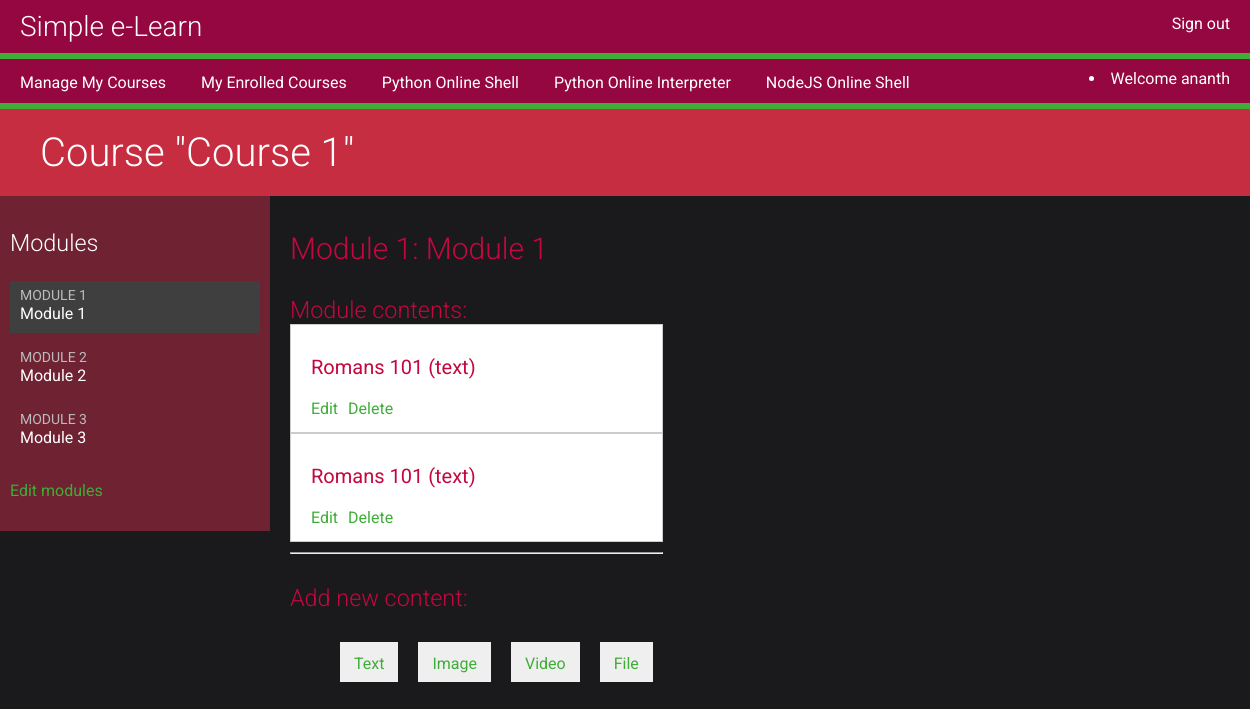
The page /course/module/1/ (signed in) on the database its author committed.
### courses/models.py (models this page shows, shortened)
class Course(models.Model):
	owner = models.ForeignKey(User,related_name='courses_created', on_delete=models.CASCADE)
	subject = models.ForeignKey(Subject,related_name='courses', on_delete=models.CASCADE)
	title = models.CharField(max_length=200)
	slug = models.SlugField(max_length=200, unique=True)
	overview = models.TextField()
	created = models.DateTimeField(auto_now_add=True)
	students = models.ManyToManyField(User,related_name='courses_joined',blank=True)
	class Meta:
		ordering = ('-created',)

class Module(models.Model):
	course = models.ForeignKey(Course, related_name='modules', on_delete=models.CASCADE)
	title = models.CharField(max_length=200)
	description = models.TextField(blank=True)
	order = OrderField(blank=True, for_fields=['course'])
	class Meta:
		ordering = ['order']

class Content(models.Model):
	module = models.ForeignKey(Module, related_name='contents', on_delete=models.CASCADE)
	content_type = models.ForeignKey(ContentType,limit_choices_to={'model__in':('text','video','image','file')}, on_delete=models.CASCADE)
	object_id = models.PositiveIntegerField()
	item = GenericForeignKey('content_type', 'object_id')
	order = OrderField(blank=True, for_fields=['module'])
	class Meta:
		ordering = ['order']

class ItemBase(models.Model):
	owner = models.ForeignKey(User,related_name='%(class)s_related', on_delete=models.CASCADE)
	title = models.CharField(max_length=250)
	created = models.DateTimeField(auto_now_add=True)
	updated = models.DateTimeField(auto_now=True)
	class Meta:
		abstract = True
	def __str__(self):
		return self.title

class Text(ItemBase):
	content = models.TextField()

### courses/views.py (the view)
# urls.py: url(r'^module/(?P<module_id>\d+)/$',views.ModuleContentListView.as_view(),name='module_content_list'),
class ModuleContentListView(TemplateResponseMixin, View):
    template_name = 'courses/manage/module/content_list.html'
    def get(self, request, module_id):
        module = get_object_or_404(Module,
                                   id=module_id,
                                   course__owner=request.user)
        return self.render_to_response({'module': module})

### courses/templatetags/course.py (called while the page is built)
@register.filter
def model_name(obj):
    try:
        return obj._meta.model_name
    except AttributeError:
        return None

### courses/templates/courses/manage/module/content_list.html (shortened to what this page needs)
{% extends "base.html" %}
{% load course %}
{% block content %}
{% with course=module.course %}
    <h1>Course "{{ course.title }}"</h1>
    <div class="contents">
        <h3>Modules</h3>
        <ul id="modules">
        {% for m in course.modules.all %}
            <li data-id="{{ m.id }}" {% if m == module %}class="selected"{% endif %}>
                <a href="{% url "module_content_list" m.id %}">
                    <span>
                        Module <span class="order">{{ m.order|add:1 }}</span>
                    </span>
                    <br>
                    {{ m.title }}
                </a>
            </li>
        {% empty %}
            <li>No modules yet.</li>
        {% endfor %}
        </ul>
        <p><a href="{% url "course_module_update" course.id %}">Edit modules</a></p>
    </div>
    <div class="module">
        <h2>Module {{ module.order|add:1 }}: {{ module.title }}</h2>
        <h3>Module contents:</h3>
        <div id="module-contents">
            {% for content in module.contents.all %}
            <div data-id="{{ content.id }}">
                {% with item=content.item %}
                    <p>{{ item }} ({{ item|model_name }})</p>
                    <a href="{% url "module_content_update" module.id item|model_name item.id %}">Edit</a>
                    <form action="{% url "module_content_delete" content.id %}" method="post">
                        <input type="submit" value="Delete">
                    </form>
                {% endwith %}
            </div>
            {% empty %}
                <p>This module has no contents yet.</p>
            {% endfor %}
        </div>
        <hr>
        <h3>Add new content:</h3>
        <ul class="content-types">
            <li><a href="{% url "module_content_create" module.id "text" %}">Text</a></li>
            <li><a href="{% url "module_content_create" module.id "image" %}">Image</a></li>
            <li><a href="{% url "module_content_create" module.id "video" %}">Video</a></li>
            <li><a href="{% url "module_content_create" module.id "file" %}">File</a></li>
        </ul>
    </div>
{% endwith %}
{% endblock %}

### courses/templates/base.html (shortened to what this page needs)
{% load staticfiles %}
<!DOCTYPE html>
<html>
<head>
    <link href="{% static "css/base.css" %}" rel="stylesheet">
</head>
<body>
    <div id="header">
        <a href="/" class="logo">Simple e-Learn</a>
        <ul class="menu">
            {% if request.user.is_authenticated %}
                <li><a href="{% url "logout" %}">Sign out</a></li>
            {% else %}
                <li><a href="{% url "login" %}">Sign in</a></li>
            {% endif %}
        </ul>
    </div>
    <div id="menu_link">
        {% if request.user.is_authenticated %}
        {% if request.user.is_staff %}
                <a href="{% url 'manage_course_list' %}">Manage My Courses</a>
        {% endif %}
                <a href="{% url 'student_course_list' %}">My Enrolled Courses</a>
                <a href="{% url 'python_shell' %}">Python Online Shell</a>
                <a href="{% url 'python_interpreter' %}">Python Online Interpreter</a>
                <a href="{% url 'nodejs_shell' %}">NodeJS Online Shell</a>
        <div id="welcome_user">
            <li>Welcome {{request.user.username}}</li>
        </div>
        {% endif %}
    </div>
    <div id="content">
        {% block content %}
        {% endblock %}
    </div>
</body>
</html>

### courses/static/css/base.css (style rules this page uses)
body { margin:0; font-family:'Roboto', sans-serif; font-weight:400; color:#C3073F; background:#1A1A1D; font-size: 20px; }
a { color:#3fad37; text-decoration:none; font-size: 16px; }
h1, h2, h3, h4, h5, h6 { font-family:'Roboto', sans-serif; font-weight:300; }
h1 { background:#C72D40; width:100%; overflow:auto; padding:20px 0 20px 40px; margin:0; color:#FFF; }
.module { overflow:auto; }
.module h3 { margin:30px 0 0; padding:0; width:100%; }
.module p { margin:10px 0 20px; width:100%; float:left; }
#header { background: #950740; overflow:auto; padding:10px 20px; border-bottom:6px solid #3fad37; }
#header .logo { text-decoration:none; font-family:'Roboto', sans-serif; font-weight:300; font-size:28px; color:#fff; float:left; }
#header a { color:#fff; }
#header .menu { list-style:none; float:right; margin:0; padding:0; }
#menu_link { background: #950740; overflow:auto; padding:10px 20px; border-bottom:6px solid #3fad37; }
#menu_link a { color:#fff; margin-right: 30px; }
#welcome_user { float:right; color: #FFF; font-size:16px; overflow:auto; }
.contents { width:20%; padding:10px; float:left; background:#6F2232; color: #fff; font-family:'Roboto', sans-serif; }
.contents ul { list-style:none; margin:0; padding:0; }
.contents ul li { margin:0 0 10px 0; padding:4px 10px 10px; overflow:auto; }
.contents ul li.selected { background:#3f3f3f; }
.contents ul span { text-transform:uppercase; color:#bbb; font-size:14px; }
.contents ul a { display:block; color:#fff; text-decoration:none; }
.module { padding:10px 20px; float:left; }
ul.content-types li { list-style:none; float:left; margin:10px; background:#efefef; padding:8px 14px; }
input, select, textarea { border:1px solid #ccc; border-bottom:3px solid #ccc; padding:8px 12px; font-size:16px; font-family:'Roboto', sans-serif; float:left; clear:both; width:300px; }
input[type=submit], a.button { border-radius:5px; background:#4dcc43; color:#fff; font-size:16px; text-transform:uppercase; border:none; padding:10px 20px; margin:20px 0; }
#module-contents div { padding:20px 20px 4px 20px; border:1px solid #ccc; background:#fff; overflow:auto; }
#module-contents a { float:left; }
#module-contents form { margin:0; padding:0; float:left; }
#module-contents input[type="submit"] { width:auto; background:none; color:#3fad37; margin:0 0 10px 10px; padding:0; text-transform:none; }

### rows shown on the page
Course: title "Course 1"
Module: order|add "1", title "Module 1"
Module: order|add "2", title "Module 2"
Module: order|add "3", title "Module 3"
Content: item "Romans 101", item|model_name "text"
Content: item "Romans 101", item|model_name "text"

### other values the page prints
{{ request.user.username }} "ananth"
